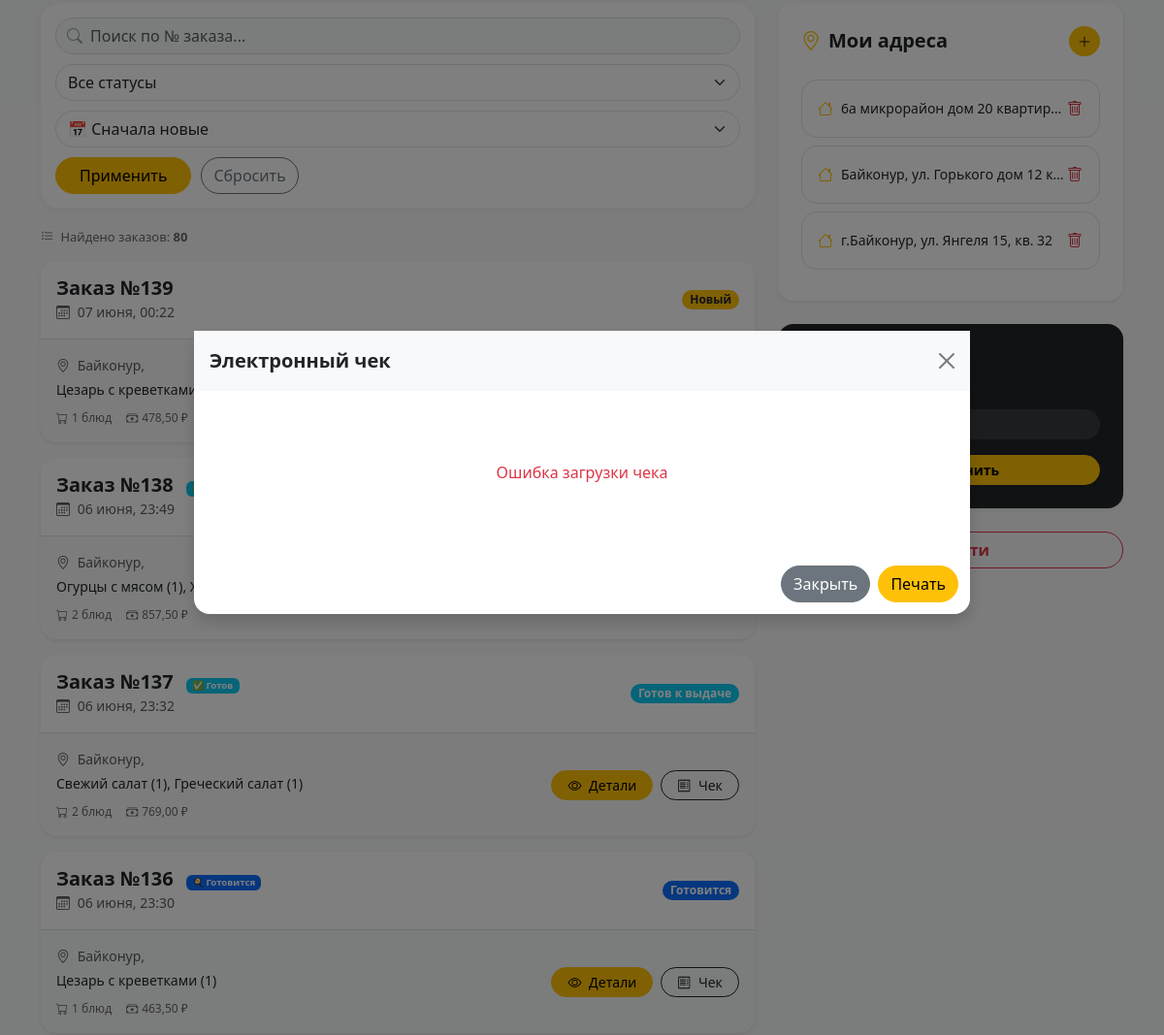
The page /profile/ (signed in, middle part) on the database as committed earlier.
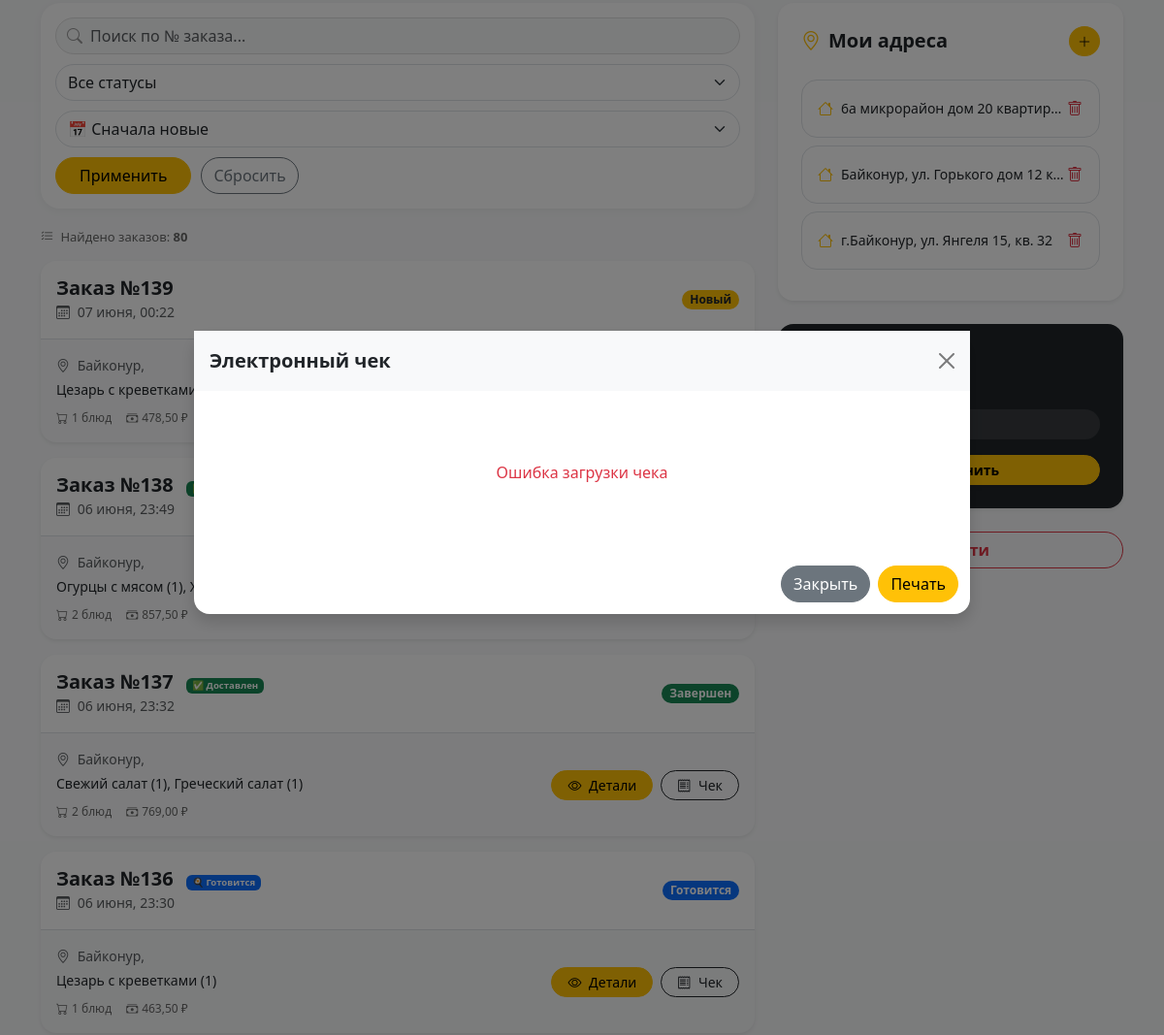
The same page on the database as committed later.
### main/models.py (models this page shows, shortened)
class Order(models.Model):
    STATUS_CHOICES = [
        ('new', 'Новый'),
        ('cooking', 'Готовится'),
        ('ready', 'Готов к выдаче'),
        ('delivering', 'В пути'),
        ('completed', 'Завершен'),
        ('cancelled', 'Отменен')
    ]
    user = models.ForeignKey(User, on_delete=models.CASCADE, related_name='orders')
    courier = models.CharField("Курьер (ФИО)", max_length=150, blank=True, null=True)
    courier_order_index = models.IntegerField("Порядок в маршруте курьера", default=0)
    address = models.CharField('Адрес доставки', max_length=500)
    phone = models.CharField('Телефон', max_length=20)
    payment_method = models.CharField('Способ оплаты', max_length=20)
    total_price = models.DecimalField('Общая сумма', max_digits=10, decimal_places=2)
    points_used = models.IntegerField(default=0)
    status = models.CharField('Статус', max_length=20, choices=STATUS_CHOICES, default='new')
    created_at = models.DateTimeField(auto_now_add=True)
    is_operator_viewed = models.BooleanField(default=False, verbose_name="Оператор просмотрел")
    payment_id = models.CharField('ID транзакции ЮKassa', max_length=255, null=True, blank=True)
    is_paid = models.BooleanField('Оплачено', default=False)
    delivery_time_from = models.DateTimeField(
        verbose_name="Желаемое время доставки (с)",
        null=True, blank=True,
        help_text="Начало интервала"
    )
    delivery_time_to = models.DateTimeField(
        verbose_name="Желаемое время доставки (по)",
        null=True, blank=True,
        help_text="Конец интервала"
    )
    fiscal_fd = models.CharField('Номер ФД', max_length=20, null=True, blank=True)
    fiscal_fp = models.CharField('Фискальный признак ФП', max_length=20, null=True, blank=True)
    fiscal_fn = models.CharField('Номер ФН', max_length=30, null=True, blank=True)
    fiscal_kkt = models.CharField('Имя ККТ', max_length=100, null=True, blank=True)  # не kkt_name
    lat = models.FloatField("Широта адреса доставки", null=True, blank=True)
    lng = models.FloatField("Долгота адреса доставки", null=True, blank=True)
    route_order = models.PositiveSmallIntegerField(
        "Порядок в оптимальном маршруте",
        default=0,
        help_text="Рассчитывается автоматически для курьера"
    )
    class Meta:
        verbose_name = 'Заказ'
        verbose_name_plural = 'Заказы'
        indexes = [
            models.Index(fields=['status', 'route_order']),
        ]

### main/views.py (the view, shortened to what this page needs)
# urls.py: path('profile/', views.profile_view, name='profile'),
@login_required
def profile_view(request):
    profile, created = Profile.objects.get_or_create(user=request.user)
    total_spent = Order.objects.filter(
        user=request.user
    ).exclude(status='cancelled').aggregate(Sum('total_price'))['total_price__sum'] or 0
    if total_spent < 5000:
        status_name = "Новичок"
        discount = 0
        next_level_amount = 5000
        progress_percent = (total_spent / next_level_amount) * 100
    elif total_spent < 15000:
        status_name = "Гурман"
        discount = 3
        next_level_amount = 15000
        progress_percent = ((total_spent - 5000) / (15000 - 5000)) * 100
    else:
        status_name = "Амбассадор"
        discount = 5
        next_level_amount = None
        progress_percent = 100
    orders = Order.objects.filter(user=request.user).prefetch_related('items__product')
    status_filter = request.GET.get('status', 'all')
    search_query = request.GET.get('search', '')
    sort_by = request.GET.get('sort', 'newest')
    if status_filter != 'all':
        orders = orders.filter(status=status_filter)
    if search_query:
        orders = orders.filter(id__icontains=search_query)
    if sort_by == 'newest':
        orders = orders.order_by('-created_at')
    elif sort_by == 'oldest':
        orders = orders.order_by('created_at')
    elif sort_by == 'price_high':
        orders = orders.order_by('-total_price')
    elif sort_by == 'price_low':
        orders = orders.order_by('total_price')
    else:
        orders = orders.order_by('-created_at')
    paginator = Paginator(orders, 5)
    page_number = request.GET.get('page', 1)
    page_obj = paginator.get_page(page_number)
    addresses = request.user.addresses.all()
    fav_count = Favorite.objects.filter(user=request.user).count() if not request.user.is_staff else 0
    auto_open_id = request.session.pop('open_receipt_id', None)
    return render(request, 'main/profile.html', {
        'profile': profile,
        'orders': page_obj,
        'addresses': addresses,
        'fav_count': fav_count,
        'auto_open_id': auto_open_id,
        'status_name': status_name,
        'progress_percent': progress_percent,
        'total_spent': total_spent,
        'total_spent_neg': -total_spent,
        'next_level_amount': next_level_amount,
        'discount': discount,               # НОВОЕ
        'status_filter': status_filter,
        'sort_by': sort_by,
        'search_query': search_query,
    })

### main/templates/main/profile.html (shortened to what the changed rows need)
{% extends 'base.html' %}
{% block content %}
<div class="container py-4 py-md-5">
    <div class="row g-4">
        <div class="col-lg-8">
            {% if profile.role == 'courier' %}
                <div class="card border-0 shadow-sm rounded-4 p-4 mb-4">
                    <h4 class="fw-bold mb-4 text-primary"><i class="bi bi-box-seam me-2"></i>Мои доставки</h4>
                    {% for order in my_delivery %}
                        <div class="card mb-3 border-primary rounded-4 shadow-sm border-2">
                            <div class="card-body">
                                <div class="d-flex justify-content-between align-items-start">
                                    <div>
                                        <h5 class="fw-bold">Заказ №{{ order.id }}</h5>
                                        <p class="mb-1 text-danger fw-bold"><i class="bi bi-geo-alt"></i> {{ order.address }}</p>
                                        <p class="small text-muted mb-2"><i class="bi bi-telephone"></i> {{ order.phone }}</p>
                                        <a href="{% url 'order_detail' order.id %}" class="btn btn-sm btn-outline-primary rounded-pill px-3">Детали заказа</a>
                                    </div>
                                    <form action="{% url 'courier_complete_order' order.id %}" method="post">
                                        {% csrf_token %}
                                        <button class="btn btn-success rounded-pill px-4 fw-bold">Доставлен</button>
                                    </form>
                                </div>
                            </div>
                        </div>
                    {% empty %}
                        <p class="text-muted text-center py-3">У вас нет активных доставок</p>
                    {% endfor %}
                </div>
                <div class="card border-0 shadow-sm rounded-4 p-4">
                    <h4 class="fw-bold mb-4 text-warning"><i class="bi bi-list-stars me-2"></i>Доступно для доставки</h4>
                    {% for order in orders_ready %}
                        <div class="card mb-3 border-0 bg-light rounded-4">
                            <div class="card-body d-flex justify-content-between align-items-center">
                                <div><span class="fw-bold">№{{ order.id }}</span> | {{ order.address|truncatechars:40 }}</div>
                                <div class="d-flex gap-2">
                                    <a href="{% url 'order_detail' order.id %}" class="btn btn-outline-dark btn-sm rounded-pill px-3">Детали</a>
                                    <a href="{% url 'courier_take_order' order.id %}" class="btn btn-warning btn-sm rounded-pill px-3 fw-bold">Взять</a>
                                </div>
                            </div>
                        </div>
                    {% empty %}
                        <p class="text-muted text-center py-3">Пока нет готовых заказов</p>
                    {% endfor %}
                </div>
            {% else %}
                <div id="ordersList">
                    {% for order in orders %}
                    <div class="card mb-3 border-0 bg-light rounded-4 overflow-hidden shadow-sm transition-hover order-card" onclick="location.href='/order/{{ order.id }}/'" data-order-id="{{ order.id }}">
                        <div class="card-body p-0">
                            <div class="p-3 d-flex justify-content-between align-items-center bg-white border-bottom flex-wrap gap-2">
                                <div>
                                    <h5 class="fw-bold mb-0">
                                        Заказ №{{ order.id }}
                                        {% if order.status == 'delivering' %}
                                            <span class="ms-2 badge bg-primary animate-pulse" style="font-size: 0.6rem;">🚚 ЕДЕТ К ВАМ</span>
                                        {% elif order.status == 'completed' %}
                                            <span class="ms-2 badge bg-success" style="font-size: 0.6rem;">✅ Доставлен</span>
                                        {% elif order.status == 'cooking' %}
                                            <span class="ms-2 badge bg-primary" style="font-size: 0.6rem;">🍳 Готовится</span>
                                        {% elif order.status == 'ready' %}
                                            <span class="ms-2 badge bg-info" style="font-size: 0.6rem;">✅ Готов</span>
                                        {% endif %}
                                    </h5>
                                    <small class="text-muted"><i class="bi bi-calendar3 me-1"></i> {{ order.created_at|date:"d E, H:i" }}</small>
                                </div>
                                <span class="badge rounded-pill status-badge
                                    {% if order.status == 'new' %}bg-warning text-dark
                                    {% elif order.status == 'cooking' %}bg-primary
                                    {% elif order.status == 'ready' %}bg-info
                                    {% elif order.status == 'delivering' %}bg-info
                                    {% elif order.status == 'completed' %}bg-success
                                    {% else %}bg-secondary{% endif %}">
                                    {{ order.get_status_display }}
                                </span>
                            </div>
                            <div class="p-3">
                                <div class="row align-items-center">
                                    <div class="col-md-7">
                                        <div class="small text-muted mb-1"><i class="bi bi-geo-alt me-1"></i> {{ order.address|truncatechars:50 }}</div>
                                        <div class="small fw-medium text-dark">
                                            {% for item in order.items.all %}
                                                {{ item.product.name }} ({{ item.quantity }}){% if not forloop.last %}, {% endif %}
                                            {% endfor %}
                                        </div>
                                        <div class="order-stats-mini">
                                            <span><i class="bi bi-cart"></i> {{ order.items.count }} блюд</span>
                                            <span><i class="bi bi-cash-stack"></i> {{ order.total_price|floatformat:2 }} ₽</span>
                                        </div>
                                    </div>
                                    <div class="col-md-5 text-md-end mt-2 mt-md-0">
                                        <div class="d-flex gap-2 justify-content-md-end">
                                            <a href="/order/{{ order.id }}/" class="btn btn-warning btn-sm rounded-pill px-3" onclick="event.stopPropagation()">
                                                <i class="bi bi-eye me-1"></i> Детали
                                            </a>
                                            {% if order.payment_id %}
                                            <button onclick="event.stopPropagation(); openReceipt({{ order.id }})" class="btn btn-outline-dark btn-sm rounded-pill px-3">
                                                <i class="bi bi-receipt me-1"></i> Чек
                                            </button>
                                            {% endif %}
                                        </div>
                                    </div>
                                </div>
                            </div>
                        </div>
                    </div>
                    {% empty %}
                    <div class="text-center py-5">
                        <i class="bi bi-bag-x text-muted fs-1 d-block mb-3"></i>
                        <p class="text-muted">Вы еще ничего не заказывали</p>
                        <a href="{% url 'menu' %}" class="btn btn-warning rounded-pill px-4 fw-bold">В меню</a>
                    </div>
                    {% endfor %}
                </div>
            {% endif %}
        </div>
    </div>
</div>
{% endblock %}

Rows that differ between the two databases and show on the page:
changed Order "06 июня, 23:49": status "ready" → "completed" (drawn)
changed Order "06 июня, 23:32": status "Готов к выдаче" → "Завершен"; status "✅ Готов" → "✅ Доставлен"
